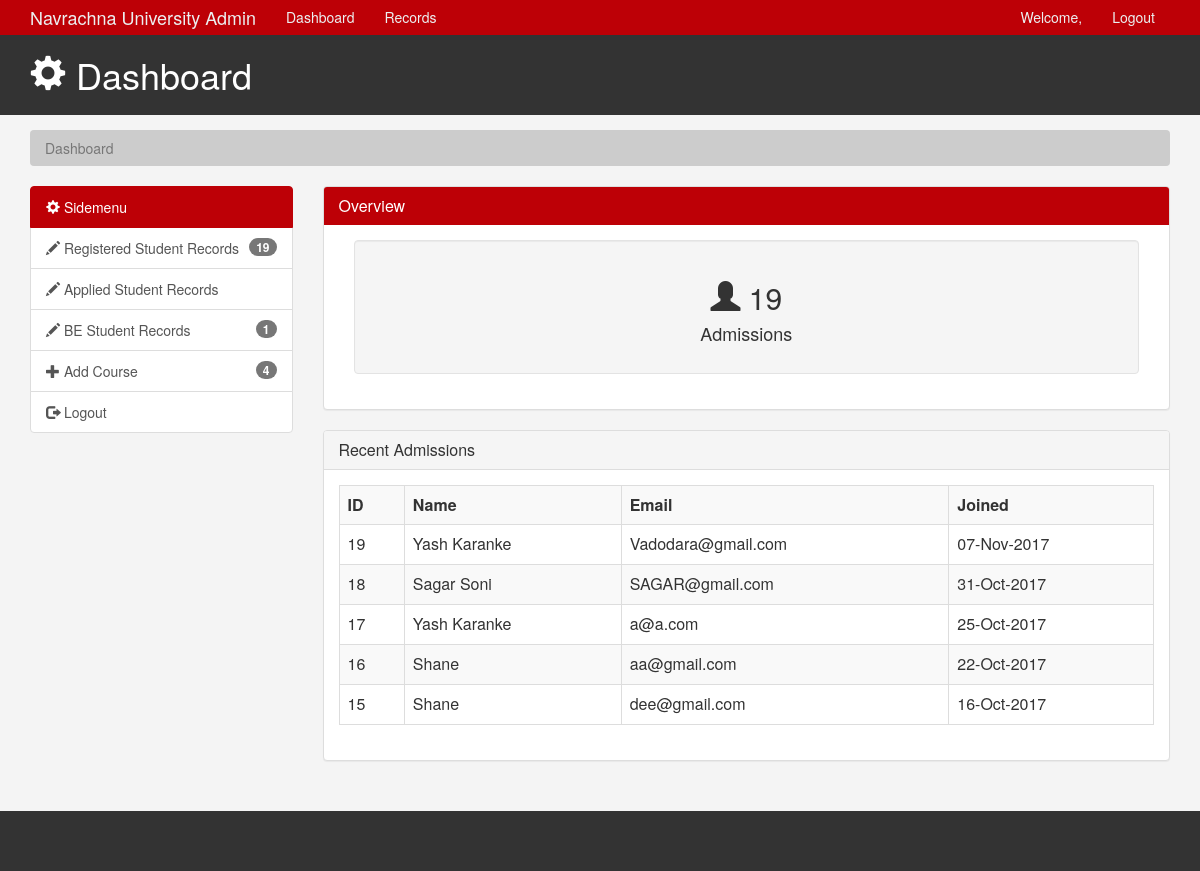
The page /admin/admin.php (signed in) on the database its author committed.
### tables this page shows
CREATE TABLE `student_data` (
  `ID` int(3) NOT NULL,
  `FULLNAME` varchar(70) DEFAULT NULL,
  `GENDER` varchar(8) DEFAULT NULL,
  `BGROUP` varchar(10) DEFAULT NULL,
  `ADDRESS` varchar(100) DEFAULT NULL,
  `CITY` varchar(20) DEFAULT NULL,
  `STATE` varchar(50) DEFAULT NULL,
  `ZIP` varchar(10) DEFAULT NULL,
  `PNUMBER` varchar(11) DEFAULT NULL,
  `EMAIL` varchar(60) DEFAULT NULL,
  `PASSWORD` varchar(100) DEFAULT NULL,
  `register_date` date DEFAULT NULL,
  `dob` varchar(10) DEFAULT NULL,
  `profile_image` varchar(100) DEFAULT NULL,
  `isActive` tinyint(1) DEFAULT NULL
);

### admin/admin.php (the view, shortened to what this page needs)
<?php
	if(isset($_SESSION['email']))
	{
    include 'variables.php';
    $mysqli = new mysqli($databaseHost,$databaseUsername,$databasePassword,$databaseName);
    $query = "SELECT count(*) FROM student_data";
    $result = $mysqli->query($query) or die($mysqli->error);
    if($result->num_rows > 0)
    {
      while($row = $result->fetch_assoc())
      {
        foreach($row as $val)
        {
          }
        }
    }
?>
<html lang="en">
   <head>
      <link href="css/bootstrap.min.css" rel="stylesheet">
      <link href="css/style.css" rel="stylesheet">
   </head>
   <body>
      <?php include'adminMenu.php' ?>
      <header id="header">
         <div class="container">
            <div class="row">
               <div class="col-md-10">
                  <h1><span class="glyphicon glyphicon-cog" aria-hidden="true"></span> Dashboard </h1>
               </div>
            </div>
         </div>
      </header>
      <section id="breadcrumb">
         <div class="container">
            <ol class="breadcrumb">
               <li class="active">Dashboard</li>
            </ol>
         </div>
      </section>
      <?php include 'side-menu.php' ?>
      <div class="col-md-9">
         <div class="panel panel-default">
            <div class="panel-heading main-color-bg">
               <h3 class="panel-title"> Overview</h3>
            </div>
            <div class="panel-body">
               <div class="col-md-12">
                  <div class="well dash-box">
                     <h2><span class="glyphicon glyphicon-user" aria-hidden="true"></span>
                      <?php echo $val; ?>
                     </h2>
                     <h4>Admissions</h4>
                  </div>
               </div>
            </div>
         </div>
         <div class="panel panel-default">
            <div class="panel-heading">
               <h3 class="panel-title">Recent Admissions</h3>
            </div>
            <div class="panel-body">
               <table class="table table-striped table-hover table-bordered">
                  <tr>
                    <th>ID</th>
                     <th>Name</th>
                     <th>Email</th>
                     <th>Joined</th>
                  </tr>
                <?php
                $mysqli = mysqli_connect($databaseHost,$databaseUsername,$databasePassword,$databaseName);
                $query = "SELECT * FROM student_data ORDER BY id DESC LIMIT 5 ";
                $result = mysqli_query($mysqli,$query);
                while($addrow = mysqli_fetch_array($result))
                  {
                    $newDate = date('d-M-Y',strtotime($addrow[11]));
                    echo "<tr>";
                    echo "<td>$addrow[0]</td>";
                    echo "<td>$addrow[1]</td>";
                    echo "<td>$addrow[9]</td>";
                    echo "<td>$newDate</td>";
                    echo "</tr>";
                  }
                  ?>
               </table>
             </div>
         </div>
      </div>
      </div>
      </div>
      </section>
      <footer id="footer">
      </footer>
   </body>
</html>
<?php
  }
  else
    {
 header("Location: ../admin/");
  }
?>

### admin/css/style.css (style rules this page uses)
body { background:#f4f4f4; }
.main-color-bg { background-color: #BD0006 !important; border-color: #BD0006 !important; color:#ffffff !important; }
#header { background:#333333; color:#ffffff; padding-bottom: 10px; margin-bottom: 15px; }
.breadcrumb { background:#cccccc; color:#333333; }
.dash-box { text-align:center; }
#footer { background:#333333; color:#ffffff; text-align:center; padding:30px; margin-top:30px; }

### rows shown on the page
student_data: ID "19", FULLNAME "Yash Karanke", EMAIL "Vadodara@gmail.com", register_date "07-Nov-2017"
student_data: ID "18", FULLNAME "Sagar Soni", EMAIL "SAGAR@gmail.com", register_date "31-Oct-2017"
student_data: ID "17", FULLNAME "Yash Karanke", EMAIL "a@a.com", register_date "25-Oct-2017"
student_data: ID "16", FULLNAME "Shane", EMAIL "aa@gmail.com", register_date "22-Oct-2017"
student_data: ID "15", FULLNAME "Shane", EMAIL "dee@gmail.com", register_date "16-Oct-2017"

### other values the page prints
$val "19"
$val3 "1"
$val2 "4"
